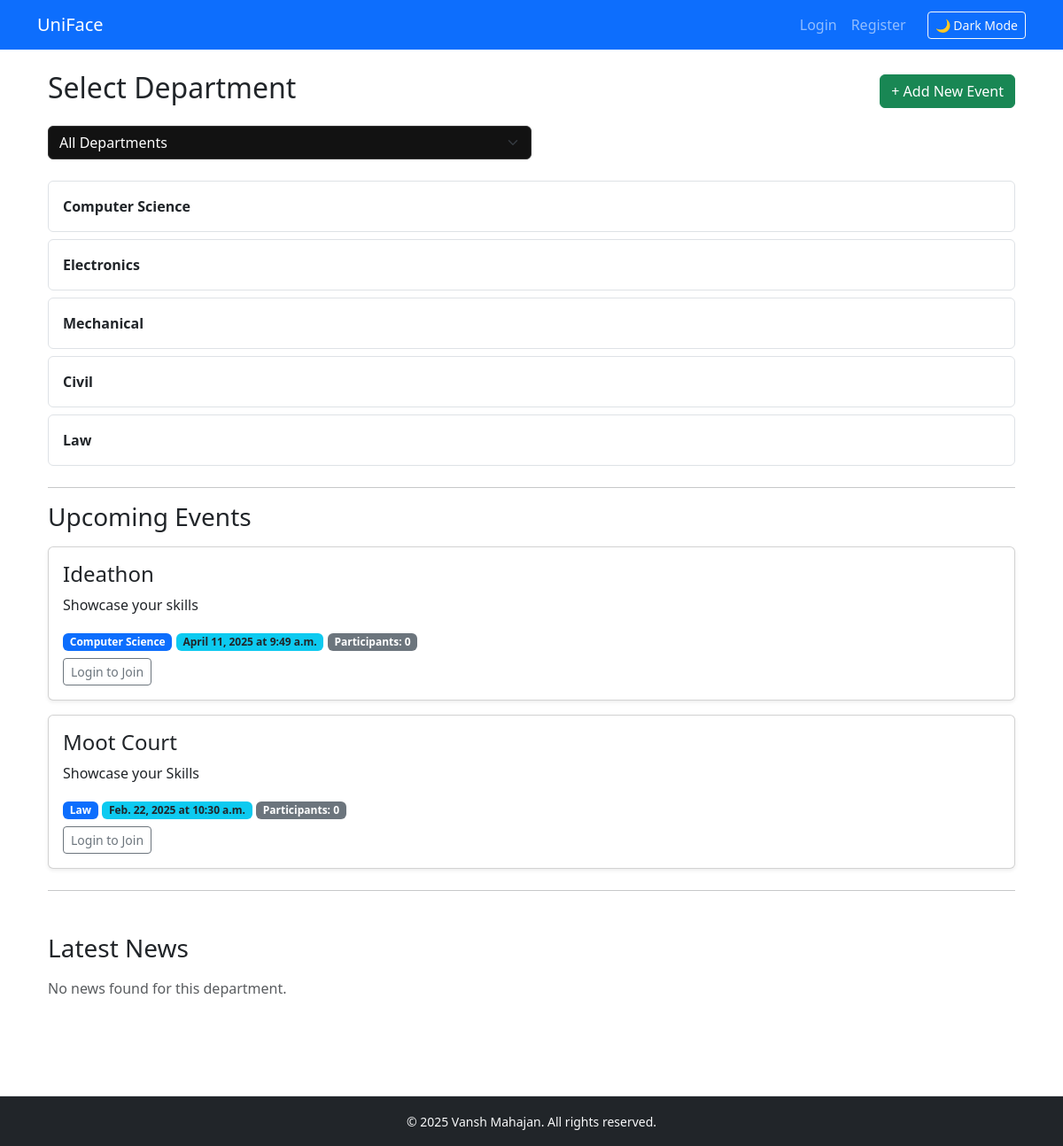
The app's page /, older data.
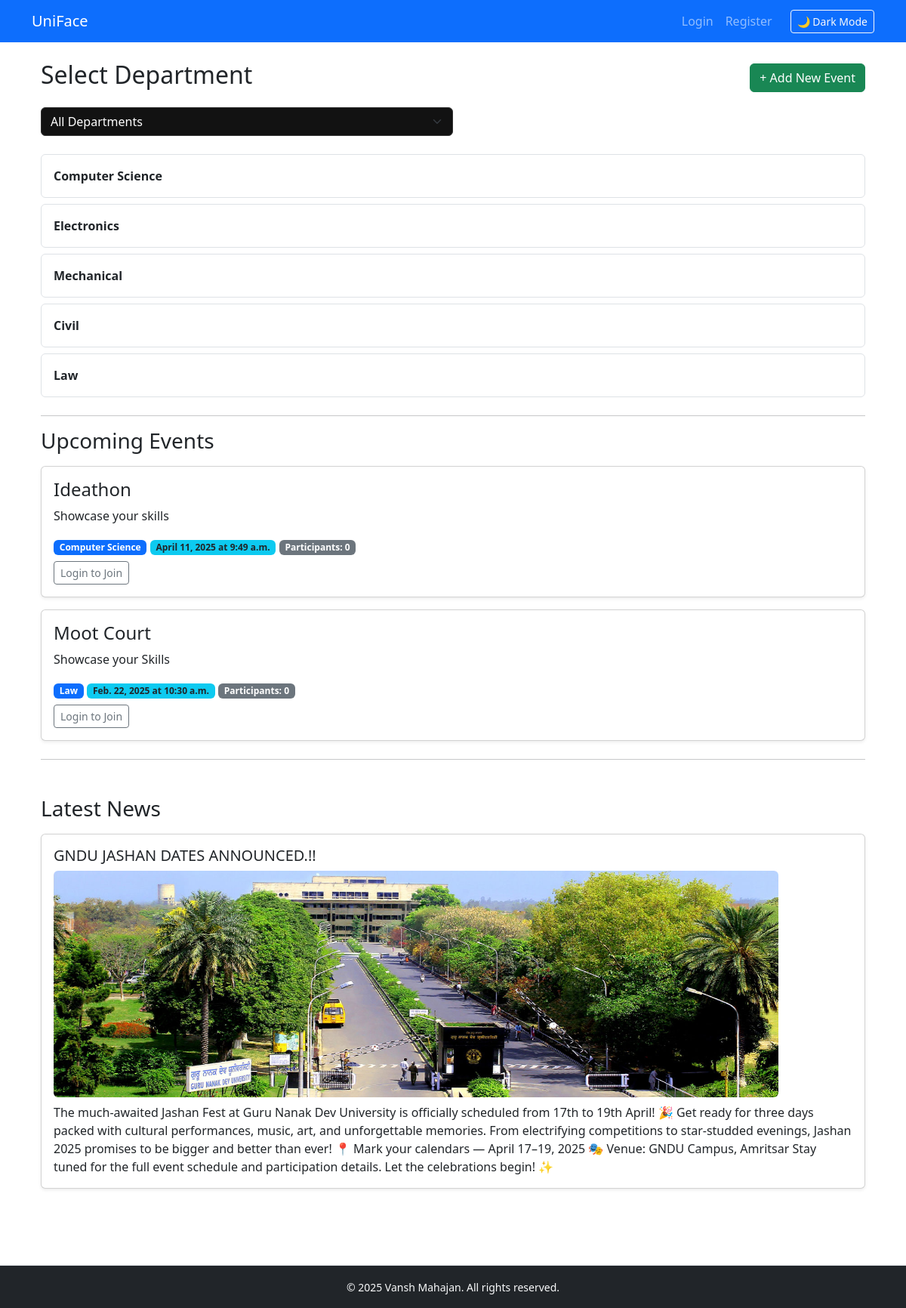
The same page, newer data.
### core/models.py (models this page shows, shortened)
class Department(models.Model):
    name = models.CharField(max_length=100, unique=True)
    description = models.TextField(blank=True)
    email = models.EmailField(blank=True, null=True)
    followers = models.ManyToManyField(User,related_name='followed_departments', blank=True)

class Event(models.Model):
    department = models.ForeignKey(Department, on_delete=models.CASCADE)
    title = models.CharField(max_length=255)
    description = models.TextField()
    date = models.DateField()
    time = models.TimeField()
    created_by = models.ForeignKey(User, on_delete=models.CASCADE, null=True, blank=True)
    participants = models.ManyToManyField(User, related_name='joined_events', blank=True)
    attendees = models.ManyToManyField(User, related_name='event_rsvps', blank=True)

class News(models.Model):
    department = models.ForeignKey(Department, on_delete=models.CASCADE)
    title = models.CharField(max_length=200)
    content = models.TextField()
    image = models.ImageField(upload_to='news_images/', null=True, blank=True)
    content = models.TextField()
    posted_by = models.ForeignKey(User, on_delete=models.SET_NULL, null=True)
    created_at = models.DateTimeField(auto_now_add=True)

### core/views.py (the view)
# urls.py: path('', views.home, name='home'),
def home(request):
    departments = Department.objects.all()
    selected_department = request.GET.get('department')
    events = Event.objects.all()
    news = News.objects.all()
    if selected_department:
        events = events.filter(department__id=selected_department)
        news = news.filter(department__id=selected_department)
    return render(request, 'core/home.html', {
        'departments': departments,
        'events': events,
        'news': news,
        'selected_department': selected_department
    })

### core/templates/core/home.html (shortened to what this page needs)
{% extends 'core/base.html' %}
{% block content %}
<div class="container mt-4">
    <div class="d-flex justify-content-between align-items-center mb-3">
        <h2>Select Department</h2>
        <a href="{% url 'add_event' %}" class="btn btn-success">+ Add New Event</a>
    </div>
    <form method="get" class="mb-4">
        <div class="input-group w-50">
            <select name="department" class="form-select" onchange="this.form.submit()">
                <option value="">All Departments</option>
            </select>
        </div>
    </form>
    {% for dept in departments %}
        <div class="d-flex justify-content-between align-items-center mb-2 border p-3 rounded">
            <strong>{{ dept.name }}</strong>
        </div>
    {% endfor %}
    <hr class="mt-4"/>
    <h3 class="mb-3">Upcoming Events</h3>
    {% for event in events %}
        <div class="card mb-3 shadow-sm">
            <div class="card-body">
                <h4 class="card-title">{{ event.title }}</h4>
                <p class="card-text">{{ event.description }}</p>
                <div class="mb-2">
                    <span class="badge bg-primary">{{ event.department.name }}</span>
                    <span class="badge bg-info text-dark">{{ event.date }} at {{ event.time }}</span>
                    <span class="badge bg-secondary">Participants: {{ event.participants.count }}</span>
                </div>
                {% if user.is_authenticated %}
                    {% if user in event.participants.all %}
                        <a href="{% url 'leave_event' event.id %}" class="btn btn-danger btn-sm">Leave Event</a>
                    {% else %}
                        <a href="{% url 'join_event' event.id %}" class="btn btn-primary btn-sm">Join Event</a>
                    {% endif %}
                {% else %}
                    <a href="{% url 'login' %}" class="btn btn-outline-secondary btn-sm">Login to Join</a>
                {% endif %}
            </div>
        </div>
    {% empty %}
        <p class="text-muted">No upcoming events for this department.</p>
    {% endfor %}
    <hr class="mt-4"/>
    <h3 class="mt-5 mb-3">Latest News</h3>
    {% for item in news %}
        <div class="card mb-2 shadow-sm">
            <div class="card-body">
                <h5 class="card-title">{{ item.title }}</h5>
                {% if item.image %}
                     <img src="{{ item.image.url }}" alt="News Image" class="img-fluid rounded mb-2" style="max-height: 300px;">
                {% else %}
                    <p class="text-muted">No image uploaded.</p>
                {% endif %}
                <div style="max-height: 500px; overflow-y: auto;">
                    <p class="card-text">{{ item.content }}</p>
                </div>
            </div>
        </div>
    {% empty %}
        <p class="text-muted">No news found for this department.</p>
    {% endfor %}
</div>
{% endblock %}

Row changes from the older to the newer data that the page shows:
added News: title "GNDU JASHAN DATES ANNOUNCED.!!", image (picture), content "The much-awaited Jashan Fest at Guru Nanak Dev University is officially scheduled from 17th to 19th April! 🎉 Get ready for three days packed with cultural performances, music, art, and unforgettable memories. From electrifying competitions to star-studded evenings, Jashan 2025 promises to be bigger and better than ever! 📍 Mark your calendars — April 17–19, 2025 🎭 Venue: GNDU Campus, Amritsar Stay tuned for the full event schedule and participation details. Let the celebrations begin! ✨"
Text that changed along with them:
text no longer shown: "No news found for this department."
